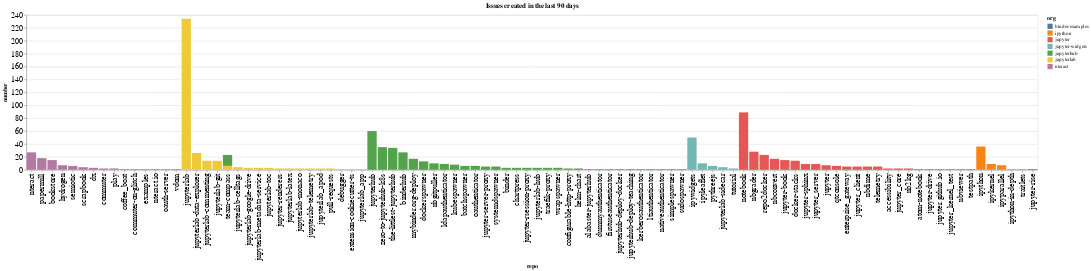

Here is the notebook cell this chart was saved with:
### Code cell
created_counts = created.groupby(['org', 'repo']).count()['number'].reset_index()
created_counts['org/repo'] = created_counts.apply(lambda a: a['org'] + '/' + a['repo'], axis=1)
sorted_vals = created_counts.sort_values(['org', 'number'], ascending=False)['repo'].values
alt.Chart(data=created_counts, title=f"Issues created in the last {n_days} days").mark_bar().encode(
    x=alt.X('repo', sort=alt.Sort(sorted_vals.tolist())),
    y='number',
    color='org',
)

### Figure 1 — Vega-Lite specification as saved in the notebook (floating-point values rounded to 4 significant figures)
{"$schema": "https://vega.github.io/schema/vega-lite/v3.3.0.json", "config": {"axisBottom": {"labelFontSize": 15}, "axisLeft": {"labelFontSize": 15}}, "data": {"name": "data-72160104b651bbc026333aa5e010c43b"}, "datasets": {"data-72160104b651bbc026333aa5e010c43b": [{"number": 1, "org": "binder-examples", "org/repo": "binder-examples/jupyter-rise", "repo": "jupyter-rise"}, {"number": 9, "org": "ipython", "org/repo": "ipython/ipykernel", "repo": "ipykernel"}, {"number": 7, "org": "ipython", "org/repo": "ipython/ipyparallel", "repo": "ipyparallel"}, {"number": 36, "org": "ipython", "org/repo": "ipython/ipython", "repo": "ipython"}, {"number": 1, "org": "ipython", "org/repo": "ipython/ipython-in-depth", "repo": "ipython-in-depth"}, {"number": 1, "org": "ipython", "org/repo": "ipython/traitlets", "repo": "traitlets"}, {"number": 2, "org": "jupyter", "org/repo": "jupyter/accessibility", "repo": "accessibility"}, {"number": 1, "org": "jupyter", "org/repo": "jupyter/atom-notebook", "repo": "atom-notebook"}, {"number": 14, "org": "jupyter", "org/repo": "jupyter/docker-stacks", "repo": "docker-stacks"}, {"number": 5, "org": "jupyter", "org/repo": "jupyter/enterprise_gateway", "repo": "enterprise_gateway"}, {"number": 7, "org": "jupyter", "org/repo": "jupyter/jupyter", "repo": "jupyter"}, {"number": 15, "org": "jupyter", "org/repo": "jupyter/jupyter-book", "repo": "jupyter-book"}, {"number": 1, "org": "jupyter", "org/repo": "jupyter/jupyter-drive", "repo": "jupyter-drive"}, {"number": 9, "org": "jupyter", "org/repo": "jupyter/jupyter-sphinx", "repo": "jupyter-sphinx"}, {"number": 1, "org": "jupyter", "org/repo": "jupyter/jupyter.github.io", "repo": "jupyter.github.io"}, {"number": 5, "org": "jupyter", "org/repo": "jupyter/jupyter_client", "repo": "jupyter_client"}, {"number": 2, "org": "jupyter", "org/repo": "jupyter/jupyter_core", "repo": "jupyter_core"}, {"number": 1, "org": "jupyter", "org/repo": "jupyter/jupyter_kernel_test", "repo": "jupyter_kernel_test"}, {"number": 9, "org": "jupyter", "org/repo": "jupyter/jupyter_server", "repo": "jupyter_server"}, {"number": 2, "org": "jupyter", "org/repo": "jupyter/nb2kg", "repo": "nb2kg"}, {"number": 17, "org": "jupyter", "org/repo": "jupyter/nbconvert", "repo": "nbconvert"}, {"number": 5, "org": "jupyter", "org/repo": "jupyter/nbdime", "repo": "nbdime"}, {"number": 28, "org": "jupyter", "org/repo": "jupyter/nbgrader", "repo": "nbgrader"}, {"number": 1, "org": "jupyter", "org/repo": "jupyter/nbviewer", "repo": "nbviewer"}, {"number": 89, "org": "jupyter", "org/repo": "jupyter/notebook", "repo": "notebook"}, {"number": 6, "org": "jupyter", "org/repo": "jupyter/qtconsole", "repo": "qtconsole"}, {"number": 23, "org": "jupyter", "org/repo": "jupyter/repo2docker", "repo": "repo2docker"}, {"number": 5, "org": "jupyter", "org/repo": "jupyter/telemetry", "repo": "telemetry"}, {"number": 1, "org": "jupyter", "org/repo": "jupyter/testpath", "repo": "testpath"}, {"number": 10, "org": "jupyter-widgets", "org/repo": "jupyter-widgets/ipyleaflet", "repo": "ipyleaflet"}, {"number": 50, "org": "jupyter-widgets", "org/repo": "jupyter-widgets/ipywidgets", "repo": "ipywidgets"}, {"number": 4, "org": "jupyter-widgets", "org/repo": "jupyter-widgets/jupyterlab-sidecar", "repo": "jupyterlab-sidecar"}, {"number": 6, "org": "jupyter-widgets", "org/repo": "jupyter-widgets/pythreejs", "repo": "pythreejs"}, {"number": 2, "org": "jupyter-widgets", "org/repo": "jupyter-widgets/tutorial", "repo": "tutorial"}, {"number": 1, "org": "jupyterhub", "org/repo": "jupyterhub/alabaster-jupyterhub", "repo": "alabaster-jupyterhub"}, {"number": 6, "org": "jupyterhub", "org/repo": "jupyterhub/batchspawner", "repo": "batchspawner"}, {"number": 3, "org": "jupyterhub", "org/repo": "jupyterhub/binder", "repo": "binder"}, {"number": 27, "org": "jupyterhub", "org/repo": "jupyterhub/binderhub", "repo": "binderhub"}, {"number": 3, "org": "jupyterhub", "org/repo": "jupyterhub/chartpress", "repo": "chartpress"}, {"number": 2, "org": "jupyterhub", "org/repo": "jupyterhub/configurable-http-proxy", "repo": "configurable-http-proxy"}, {"number": 13, "org": "jupyterhub", "org/repo": "jupyterhub/dockerspawner", "repo": "dockerspawner"}, {"number": 1, "org": "jupyterhub", "org/repo": "jupyterhub/dummyauthenticator", "repo": "dummyauthenticator"}, {"number": 1, "org": "jupyterhub", "org/repo": "jupyterhub/firstuseauthenticator", "repo": "firstuseauthenticator"}, {"number": 2, "org": "jupyterhub", "org/repo": "jupyterhub/helm-chart", "repo": "helm-chart"}, {"number": 3, "org": "jupyterhub", "org/repo": "jupyterhub/jupyter-rsession-proxy", "repo": "jupyter-rsession-proxy"}, {"number": 5, "org": "jupyterhub", "org/repo": "jupyterhub/jupyter-server-proxy", "repo": "jupyter-server-proxy"}, {"number": 60, "org": "jupyterhub", "org/repo": "jupyterhub/jupyterhub", "repo": "jupyterhub"}, {"number": 1, "org": "jupyterhub", "org/repo": "jupyterhub/jupyterhub-deploy-docker", "repo": "jupyterhub-deploy-docker"}, {"number": 1, "org": "jupyterhub", "org/repo": "jupyterhub/jupyterhub-deploy-teaching", "repo": "jupyterhub-deploy-teaching"}, {"number": 3, "org": "jupyterhub", "org/repo": "jupyterhub/jupyterlab-hub", "repo": "jupyterlab-hub"}, {"number": 1, "org": "jupyterhub", "org/repo": "jupyterhub/kerberosauthenticator", "repo": "kerberosauthenticator"}, {"number": 8, "org": "jupyterhub", "org/repo": "jupyterhub/kubespawner", "repo": "kubespawner"}, {"number": 9, "org": "jupyterhub", "org/repo": "jupyterhub/ldapauthenticator", "repo": "ldapauthenticator"}, {"number": 1, "org": "jupyterhub", "org/repo": "jupyterhub/ltiauthenticator", "repo": "ltiauthenticator"}, {"number": 17, "org": "jupyterhub", "org/repo": "jupyterhub/mybinder.org-deploy", "repo": "mybinder.org-deploy"}, {"number": 1, "org": "jupyterhub", "org/repo": "jupyterhub/nativeauthenticator", "repo": "nativeauthenticator"}, {"number": 10, "org": "jupyterhub", "org/repo": "jupyterhub/nbgitpuller", "repo": "nbgitpuller"}, {"number": 6, "org": "jupyterhub", "org/repo": "jupyterhub/oauthenticator", "repo": "oauthenticator"}, {"number": 1, "org": "jupyterhub", "org/repo": "jupyterhub/simplespawner", "repo": "simplespawner"}, {"number": 1, "org": "jupyterhub", "org/repo": "jupyterhub/sudospawner", "repo": "sudospawner"}, {"number": 5, "org": "jupyterhub", "org/repo": "jupyterhub/systemdspawner", "repo": "systemdspawner"}, {"number": 17, "org": "jupyterhub", "org/repo": "jupyterhub/team-compass", "repo": "team-compass"}, {"number": 34, "org": "jupyterhub", "org/repo": "jupyterhub/the-littlest-jupyterhub", "repo": "the-littlest-jupyterhub"}, {"number": 3, "org": "jupyterhub", "org/repo": "jupyterhub/traefik-proxy", "repo": "traefik-proxy"}, {"number": 3, "org": "jupyterhub", "org/repo": "jupyterhub/wrapspawner", "repo": "wrapspawner"}, {"number": 35, "org": "jupyterhub", "org/repo": "jupyterhub/zero-to-jupyterhub-k8s", "repo": "zero-to-jupyterhub-k8s"}, {"number": 1, "org": "jupyterlab", "org/repo": "jupyterlab/debugger", "repo": "debugger"}, {"number": 1, "org": "jupyterlab", "org/repo": "jupyterlab/extension-cookiecutter-ts", "repo": "extension-cookiecutter-ts"}, {"number": 2, "org": "jupyterlab", "org/repo": "jupyterlab/jupyter-renderers", "repo": "jupyter-renderers"}, {"number": 234, "org": "jupyterlab", "org/repo": "jupyterlab/jupyterlab", "repo": "jupyterlab"}, {"number": 4, "org": "jupyterlab", "org/repo": "jupyterlab/jupyterlab-celltags", "repo": "jupyterlab-celltags"}, {"number": 14, "org": "jupyterlab", "org/repo": "jupyterlab/jupyterlab-commenting", "repo": "jupyterlab-commenting"}, {"number": 26, "org": "jupyterlab", "org/repo": "jupyterlab/jupyterlab-data-explorer", "repo": "jupyterlab-data-explorer"}, {"number": 14, "org": "jupyterlab", "org/repo": "jupyterlab/jupyterlab-git", "repo": "jupyterlab-git"}, {"number": 3, "org": "jupyterlab", "org/repo": "jupyterlab/jupyterlab-google-drive", "repo": "jupyterlab-google-drive"}, {"number": 2, "org": "jupyterlab", "org/repo": "jupyterlab/jupyterlab-latex", "repo": "jupyterlab-latex"}, {"number": 3, "org": "jupyterlab", "org/repo": "jupyterlab/jupyterlab-metadata-service", "repo": "jupyterlab-metadata-service"}, {"number": 2, "org": "jupyterlab", "org/repo": "jupyterlab/jupyterlab-monaco", "repo": "jupyterlab-monaco"}, {"number": 2, "org": "jupyterlab", "org/repo": "jupyterlab/jupyterlab-telemetry", "repo": "jupyterlab-telemetry"}, {"number": 3, "org": "jupyterlab", "org/repo": "jupyterlab/jupyterlab-toc", "repo": "jupyterlab-toc"}, {"number": 2, "org": "jupyterlab", "org/repo": "jupyterlab/jupyterlab_apod", "repo": "jupyterlab_apod"}, {"number": 1, "org": "jupyterlab", "org/repo": "jupyterlab/jupyterlab_app", "repo": "jupyterlab_app"}, {"number": 2, "org": "jupyterlab", "org/repo": "jupyterlab/pull-requests", "repo": "pull-requests"}, {"number": 6, "org": "jupyterlab", "org/repo": "jupyterlab/team-compass", "repo": "team-compass"}, {"number": 15, "org": "nteract", "org/repo": "nteract/bookstore", "repo": "bookstore"}, {"number": 1, "org": "nteract", "org/repo": "nteract/coffee_boat", "repo": "coffee_boat"}, {"number": 2, "org": "nteract", "org/repo": "nteract/commuter", "repo": "commuter"}, {"number": 1, "org": "nteract", "org/repo": "nteract/commuter-on-glitch", "repo": "commuter-on-glitch"}, {"number": 3, "org": "nteract", "org/repo": "nteract/dx", "repo": "dx"}, {"number": 1, "org": "nteract", "org/repo": "nteract/examples", "repo": "examples"}, {"number": 7, "org": "nteract", "org/repo": "nteract/hydrogen", "repo": "hydrogen"}, {"number": 27, "org": "nteract", "org/repo": "nteract/nteract", "repo": "nteract"}, {"number": 1, "org": "nteract", "org/repo": "nteract/nteract.io", "repo": "nteract.io"}, {"number": 1, "org": "nteract", "org/repo": "nteract/oauth-server", "repo": "oauth-server"}, {"number": 18, "org": "nteract", "org/repo": "nteract/papermill", "repo": "papermill"}, {"number": 2, "org": "nteract", "org/repo": "nteract/play", "repo": "play"}, {"number": 4, "org": "nteract", "org/repo": "nteract/scrapbook", "repo": "scrapbook"}, {"number": 6, "org": "nteract", "org/repo": "nteract/semiotic", "repo": "semiotic"}, {"number": 1, "org": "nteract", "org/repo": "nteract/vdom", "repo": "vdom"}]}, "encoding": {"color": {"field": "org", "type": "nominal"}, "x": {"field": "repo", "sort": ["nteract", "papermill", "bookstore", "hydrogen", "semiotic", "scrapbook", "dx", "commuter", "play", "coffee_boat", "commuter-on-glitch", "examples", "nteract.io", "oauth-server", "vdom", "jupyterlab", "jupyterlab-data-explorer", "jupyterlab-commenting", "jupyterlab-git", "team-compass", "jupyterlab-celltags", "jupyterlab-google-drive", "jupyterlab-metadata-service", "jupyterlab-toc", "jupyter-renderers", "jupyterlab-latex", "jupyterlab-monaco", "jupyterlab-telemetry", "jupyterlab_apod", "pull-requests", "debugger", "extension-cookiecutter-ts", "jupyterlab_app", "jupyterhub", "zero-to-jupyterhub-k8s", "the-littlest-jupyterhub", "binderhub", "mybinder.org-deploy", "team-compass", "dockerspawner", "nbgitpuller", "ldapauthenticator", "kubespawner", "batchspawner", "oauthenticator", "jupyter-server-proxy", "systemdspawner", "binder", "chartpress", "jupyter-rsession-proxy", "jupyterlab-hub", "traefik-proxy", "wrapspawner", "configurable-http-proxy", "helm-chart", "alabaster-jupyterhub", "dummyauthenticator", "firstuseauthenticator", "jupyterhub-deploy-docker", "jupyterhub-deploy-teaching", "kerberosauthenticator", "ltiauthenticator", "nativeauthenticator", "simplespawner", "sudospawner", "ipywidgets", "ipyleaflet", "pythreejs", "jupyterlab-sidecar", "tutorial", "notebook", "nbgrader", "repo2docker", "nbconvert", "jupyter-book", "docker-stacks", "jupyter-sphinx", "jupyter_server", "jupyter", "qtconsole", "enterprise_gateway", "jupyter_client", "nbdime", "telemetry", "accessibility", "jupyter_core", "nb2kg", "atom-notebook", "jupyter-drive", "jupyter.github.io", "jupyter_kernel_test", "nbviewer", "testpath", "ipython", "ipykernel", "ipyparallel", "ipython-in-depth", "traitlets", "jupyter-rise"], "type": "nominal"}, "y": {"field": "number", "type": "quantitative"}}, "mark": "bar", "title": "Issues created in the last 90 days"}
